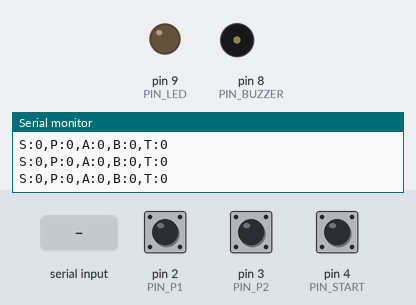
A sketch run on a simulated Arduino Uno, built with avr-gcc and run on an emulated ATmega328P. On the bench: output pins drawn as LEDs (lit = HIGH), buzzer (waves = sounding), the last lines printed to the serial monitor. The inputs (shaded band) are chosen by the test bench; at power-on: pin 4 (PIN_START) HIGH, pin 2 (PIN_P1) HIGH, pin 3 (PIN_P2) HIGH.

Above: at 1.2 s.
1.3 s: pin 4 (PIN_START) pulled LOW for 0.15 s
At 1.54 s:
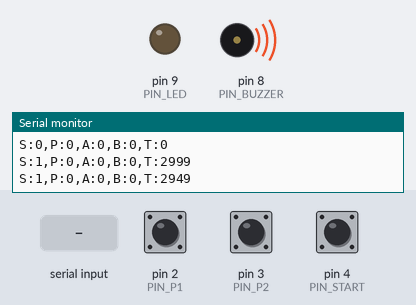
4.4 s: "R" received over Serial
At 4.8 s:
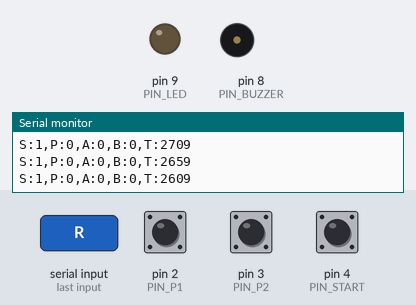
7.4 s: "r" received over Serial
At 11.2 s:
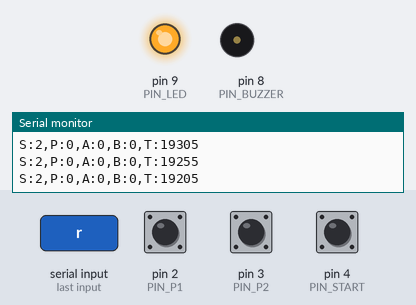
Timing chart, 0 to 31.8 s (numbered marks = the images above; inputs shaded):
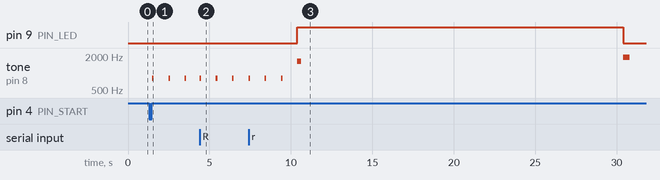

The sketch:

tug_of_war.ino
```cpp
/*
  ============================================================
  Digital Tug of War  -  شد الحبل الرقمي
  Arduino Uno / Nano  ->  Serial  ->  صفحة ويب
  ============================================================
  التوصيل:
    Arcade Button 1 : Pin 2  -> GND   (INPUT_PULLUP)
    Arcade Button 2 : Pin 3  -> GND   (INPUT_PULLUP)
    Start Button    : Pin 4  -> GND   (INPUT_PULLUP)
    Buzzer          : Pin 8  -> GND
    LED  (اختياري)  : Pin 9  -> 220R -> GND
  ============================================================
  البروتوكول المُرسل للويب (سطر واحد كل 50ms):
    S:<state>,P:<pos>,A:<count1>,B:<count2>,T:<ms_left>
      state = 0 IDLE | 1 COUNTDOWN | 2 RUNNING | 3 FINISHED
      pos   = -100 (فوز اللاعب 1)  ..  +100 (فوز اللاعب 2)
  ============================================================
*/

// ---------- Pins ----------
const uint8_t PIN_P1     = 2;
const uint8_t PIN_P2     = 3;
const uint8_t PIN_START  = 4;
const uint8_t PIN_BUZZER = 8;
const uint8_t PIN_LED    = 9;

// ---------- Settings ----------
const int           WIN_POS      = 100;   // مسافة الفوز من المنتصف
const float         PULL_STEP    = 1.6;   // كم تتحرك العقدة مع كل ضغطة
const unsigned long ROUND_MS     = 20000; // اقصى مدة للجولة
const unsigned long DEBOUNCE_MS  = 18;    // مهم جدا مع الضغط السريع
const unsigned long SEND_EVERY   = 50;    // معدل الارسال للويب
const unsigned long COUNTDOWN_MS = 3000;
const unsigned long RESULT_MS    = 6000;

// ---------- State ----------
enum GameState { IDLE = 0, COUNTDOWN = 1, RUNNING = 2, FINISHED = 3 };
GameState state = IDLE;

float         pos = 0;            // موقع العقدة
unsigned int  count1 = 0, count2 = 0;
unsigned long stateStart = 0;
unsigned long lastSend   = 0;

// debounce لكل زر على حدة
unsigned long lastEdge1 = 0, lastEdge2 = 0;
bool prev1 = false, prev2 = false;

int   lastBeepZone = 0;
int   lastCountdownBeep = -1;

inline bool pressed(uint8_t pin) { return digitalRead(pin) == LOW; }

void setup() {
  pinMode(PIN_P1,    INPUT_PULLUP);
  pinMode(PIN_P2,    INPUT_PULLUP);
  pinMode(PIN_START, INPUT_PULLUP);
  pinMode(PIN_BUZZER, OUTPUT);
  pinMode(PIN_LED,    OUTPUT);

  Serial.begin(115200);
  enterState(IDLE);
}

void loop() {
  // ---- اوامر قادمة من الويب (اختياري) ----
  if (Serial.available()) {
    char c = Serial.read();
    if (c == 'R' || c == 'r') startRound();
  }

  // ---- زر البداية ----
  if (pressed(PIN_START) && (state == IDLE || state == FINISHED)) {
    while (pressed(PIN_START)) { /* hold */ }
    delay(40);
    startRound();
  }

  switch (state) {

    case COUNTDOWN: {
      unsigned long elapsed = millis() - stateStart;
      int secLeft = 3 - (int)(elapsed / 1000);
      if (secLeft != lastCountdownBeep && secLeft >= 1) {
        lastCountdownBeep = secLeft;
        tone(PIN_BUZZER, 800, 100);
      }
      if (elapsed >= COUNTDOWN_MS) {
        tone(PIN_BUZZER, 1600, 250);
        digitalWrite(PIN_LED, HIGH);
        enterState(RUNNING);
      }
      break;
    }

    case RUNNING: {
      readPulls();

      if (pos <= -WIN_POS || pos >= WIN_POS) {
        finishRound();
      } else if (millis() - stateStart >= ROUND_MS) {
        finishRound();   // انتهى الوقت، الاقرب للفوز يكسب
      } else {
        beepOnZoneChange();
      }
      break;
    }

    case FINISHED:
      if (millis() - stateStart >= RESULT_MS) enterState(IDLE);
      break;

    case IDLE:
    default:
      break;
  }

  sendState();
}

// ============================================================
//  Game logic
// ============================================================

void startRound() {
  pos = 0;
  count1 = 0;
  count2 = 0;
  lastBeepZone = 0;
  lastCountdownBeep = -1;
  prev1 = pressed(PIN_P1);
  prev2 = pressed(PIN_P2);
  digitalWrite(PIN_LED, LOW);
  enterState(COUNTDOWN);
}

// قراءة الضغطات: نحسب الحافة (من مرفوع الى مضغوط) فقط
void readPulls() {
  unsigned long now = millis();

  bool now1 = pressed(PIN_P1);
  if (now1 && !prev1 && (now - lastEdge1) > DEBOUNCE_MS) {
    lastEdge1 = now;
    count1++;
    pos -= PULL_STEP;
  }
  prev1 = now1;

  bool now2 = pressed(PIN_P2);
  if (now2 && !prev2 && (now - lastEdge2) > DEBOUNCE_MS) {
    lastEdge2 = now;
    count2++;
    pos += PULL_STEP;
  }
  prev2 = now2;

  if (pos < -WIN_POS) pos = -WIN_POS;
  if (pos >  WIN_POS) pos =  WIN_POS;
}

void finishRound() {
  digitalWrite(PIN_LED, LOW);
  tone(PIN_BUZZER, 1900, 400);
  enterState(FINISHED);
}

// صفير خفيف كل ما دخلت العقدة منطقة جديدة  -> يرفع التوتر
void beepOnZoneChange() {
  int zone = (int)(pos / 33);
  if (zone != lastBeepZone) {
    lastBeepZone = zone;
    tone(PIN_BUZZER, 500 + abs(zone) * 300, 60);
  }
}

void enterState(GameState s) {
  state = s;
  stateStart = millis();
}

// ============================================================
//  Serial output
// ============================================================

void sendState() {
  if (millis() - lastSend < SEND_EVERY) return;
  lastSend = millis();

  long msLeft = 0;
  if (state == RUNNING) {
    long e = (long)(millis() - stateStart);
    msLeft = (long)ROUND_MS - e;
    if (msLeft < 0) msLeft = 0;
  } else if (state == COUNTDOWN) {
    long e = (long)(millis() - stateStart);
    msLeft = (long)COUNTDOWN_MS - e;
    if (msLeft < 0) msLeft = 0;
  }

  Serial.print(F("S:"));  Serial.print((int)state);
  Serial.print(F(",P:")); Serial.print((int)pos);
  Serial.print(F(",A:")); Serial.print(count1);
  Serial.print(F(",B:")); Serial.print(count2);
  Serial.print(F(",T:")); Serial.println(msLeft);
}
```

Measured:
- after the input at 1.3 s, tone on pin 8 (PIN_BUZZER): alternates 800 Hz for 0.10 s and silent for 0.90 s, starting after 0.19 s
- after the input at 4.4 s, pin 9 (PIN_LED): stays LOW (without the input it goes to HIGH after 0.09 s)
- after the input at 7.4 s, pin 9 (PIN_LED): LOW → HIGH after 3.0 s, → LOW 20.0 s later
